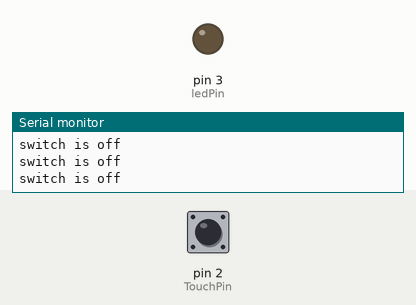
Simulated run of this sketch. Board: Arduino Uno, built with avr-gcc and run on an emulated ATmega328P. Parts: output pins drawn as LEDs (lit = HIGH), the last lines printed to the serial monitor. Inputs (shaded band) come from the test bench; at power-on: pin 2 (TouchPin) LOW.

Above: at 1.2 s.
1.3 s: pin 2 (TouchPin) pulled HIGH for 0.15 s
At 1.37 s:
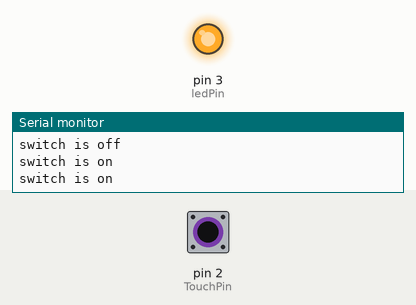
2.9 s: pin 2 (TouchPin) pulled HIGH for 3.2 s
At 6.8 s:
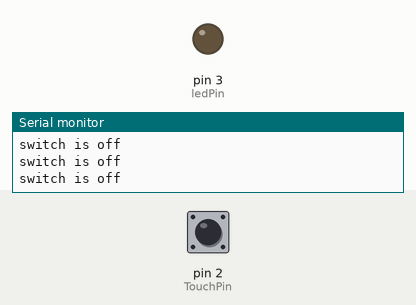
Timing chart, 0 to 8.3 s (numbered marks = the images above; inputs shaded):
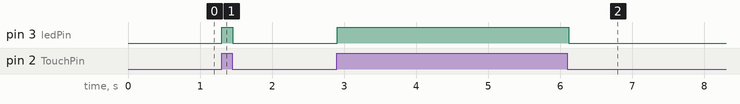

Measured:
- after the input at 1.3 s, pin 3 (ledPin): LOW → HIGH at once, → LOW 0.15 s later
- after the input at 2.9 s, pin 3 (ledPin): LOW → HIGH at once, → LOW 3.2 s later

The sketch:

capacitive_touch.ino
```cpp
const int TouchPin=2;
const int ledPin=3;

void setup() {
    pinMode(TouchPin, INPUT);
    pinMode(ledPin,OUTPUT);
    Serial.begin(9600);
}

void loop() {
    int sensorValue = digitalRead(TouchPin);
    if(sensorValue==1)
    {
        digitalWrite(ledPin,HIGH);
        Serial.print("switch is on");
    }
    else
    {
        digitalWrite(ledPin,LOW);
        Serial.print("switch is off");

    }
    Serial.print("\n");
    delay(50);
}
```
